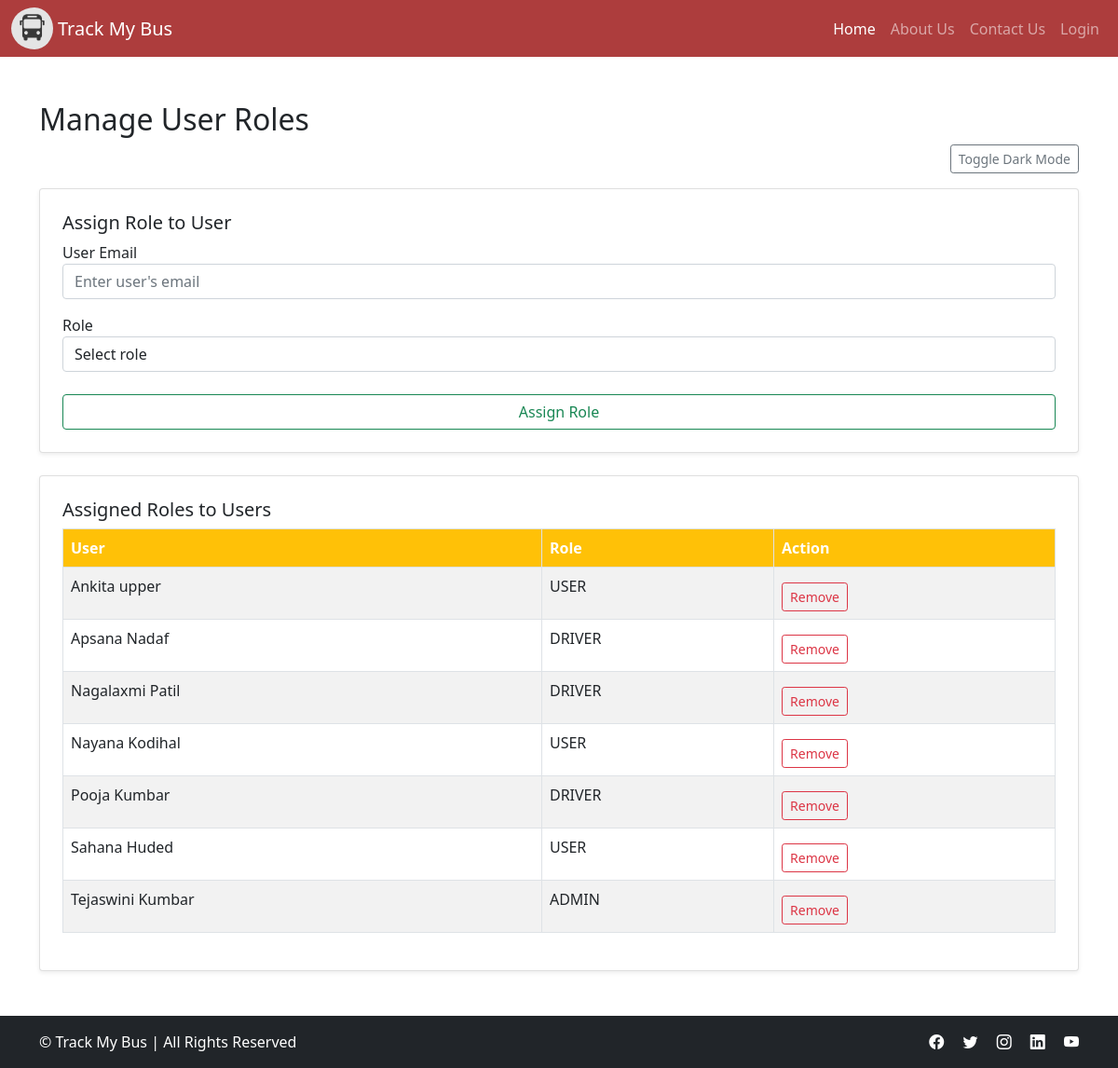
Page /manage_roles.php on the committed database.
### tables this page shows
CREATE TABLE `users_roles` (
  `user_id` bigint(20) UNSIGNED NOT NULL,
  `role_id` bigint(20) UNSIGNED NOT NULL
);

CREATE TABLE `users` (
  `id` bigint(20) UNSIGNED NOT NULL,
  `phone_number` varchar(20) NOT NULL,
  `email` varchar(256) NOT NULL,
  `password` varchar(64) NOT NULL,
  `first_name` varchar(25) NOT NULL,
  `last_name` varchar(25) NOT NULL,
  `created_at` timestamp NOT NULL DEFAULT current_timestamp(),
  `bus_id` int(11) DEFAULT NULL
);

CREATE TABLE `roles` (
  `id` bigint(20) UNSIGNED NOT NULL,
  `name` varchar(45) NOT NULL
);

### manage_roles.php (the view, shortened to what this page needs)
<?php
include 'header.php';
include 'dbconfig.php';
$assignedRoles = $conn->query("
    SELECT ur.user_id, ur.role_id, r.name AS role_name, u.first_name, u.last_name
    FROM users_roles ur
    JOIN users u ON ur.user_id = u.id
    JOIN roles r ON ur.role_id = r.id
    ORDER BY u.first_name
")->fetchAll(PDO::FETCH_ASSOC);
?>
<div class="container mt-5">
    <h2>Manage User Roles</h2>
    <div class="d-flex justify-content-end mb-3">
    <button class="btn btn-sm btn-outline-secondary" id="toggleDarkMode">Toggle Dark Mode</button>
</div>
    <form method="post" class="card p-4 shadow-sm mb-4">
        <h5>Assign Role to User</h5>
        <div class="mb-3">
            <label>User Email</label>
            <input type="email" name="email" class="form-control" required placeholder="Enter user's email">
        </div>
        <div class="mb-3">
            <label>Role</label>
            <select name="role_id" class="form-control" required>
                <option value="">Select role</option>
            </select>
        </div>
        <button type="submit" name="assign_role" class="btn btn-outline-success mt-2">Assign Role</button>
    </form>
    <div class="card p-4 shadow-sm mb-5">
        <h5>Assigned Roles to Users</h5>
        <table class="table table-bordered table-striped">
            <thead class="bg-warning text-white">
                <tr>
                    <th>User</th>
                    <th>Role</th>
                    <th>Action</th>
                </tr>
            </thead>
            <tbody>
                <?php foreach ($assignedRoles as $row): ?>
                    <tr>
                        <td><?= htmlspecialchars($row['first_name'] . ' ' . $row['last_name']) ?></td>
                        <td><?= htmlspecialchars($row['role_name']) ?></td>
                        <td>
                            <button class="btn btn-sm btn-outline-danger mt-2" data-bs-toggle="modal" data-bs-target="#confirmRemoveModal"
                                data-user-id="<?= $row['user_id'] ?>" data-role-id="<?= $row['role_id'] ?>">
                                Remove
                            </button>
                        </td>
                    </tr>
                <?php endforeach; ?>
            </tbody>
        </table>
    </div>
</div>
<?php
include 'footer.php';
?>

### header.php (shortened to what this page needs)
<?php
$isLoggedIn = isset($_SESSION['username']);
$pageTitle = isset($pageTitle) ? $pageTitle : "Home | Track My Bus";
?>
<!DOCTYPE html>
<html lang="en">
<head>
    <link rel="stylesheet" href="css/app.css" />
    <link href="https://cdn.jsdelivr.net/npm/bootstrap@5.0.2/dist/css/bootstrap.min.css" rel="stylesheet">
    <link rel="stylesheet" href="https://cdn.jsdelivr.net/npm/bootstrap-icons@1.10.5/font/bootstrap-icons.css">
    <link href="https://cdn.jsdelivr.net/npm/aos@2.3.4/dist/aos.css" rel="stylesheet">
<link rel="stylesheet" href="https://cdn.jsdelivr.net/npm/bootstrap-icons@1.10.5/font/bootstrap-icons.css">
</head>
<body>
    <nav class="navbar navbar-expand-lg navbar-dark bg-warning"
      style="background-color:rgb(173, 61, 61) !important;">
        <div class="container-fluid">
        <a href="index.php"> <img src="img/bus_logo.jpeg" style=" width: 50px; border-radius:50%; padding-right:5px" alt="Logo"> </a>
            <a class="navbar-brand" href="index.php">Track My Bus</a>
            <div class="collapse navbar-collapse" id="navbarNav">
                <ul class="navbar-nav ms-auto">
                    <li class="nav-item">
                        <a class="nav-link <?= isset($pageTitle) && strpos($pageTitle, 'Home') !== false ? 'active' : ''; ?>" href="index.php">Home</a>
                    </li>
                     <li class="nav-item">
                        <a class="nav-link <?= isset($pageTitle) && strpos($pageTitle, 'About') !== false ? 'active' : ''; ?>" href="aboutUs.php">About Us</a>
                    </li>
					<li class="nav-item">
                        <a class="nav-link <?= isset($pageTitle) && strpos($pageTitle, 'Contact') !== false ? 'active' : ''; ?>" href="contactUs.php">Contact Us</a>
                    </li>
                    <?php if ($isLoggedIn): ?>
                        <?php
                        $hrefValue='#';
                        $username=isset($_SESSION['displayName'])?$_SESSION['displayName'] : 'Guest';
                        $initial = strtoupper(substr($username, 0, 1));
                        if (isset($_SESSION['roles']) && in_array('ADMIN',$_SESSION['roles']))  {
                            $hrefValue = 'adminDashboard.php';
                        }
                        else if (isset($_SESSION['roles']) && in_array('USER',$_SESSION['roles']))  {
                             $hrefValue ='userDashboard.php';
                        }
                         else if (isset($_SESSION['roles']) && in_array('DRIVER',$_SESSION['roles']))  {
                             $hrefValue ='driverDashboard.php';
                         }
                        ?>
                       <li class="nav-item">
                        <a class="nav-link <?= isset($pageTitle) && strpos($pageTitle, 'Dashboard') !== false ? 'active' : ''; ?>"
                        href="<?=$hrefValue ?>" >Dash Board</a>
                    </li>
                        <li class="nav-item dropdown">
                            <a class="nav-link dropdown-toggle d-flex align-items-center" href="#" id="navbarDropdown" role="button" data-bs-toggle="dropdown" aria-expanded="false">
                                <div class="avatar-circle me-2" style="width: 32px; height: 32px; border-radius: 50%; background-color: #6c757d; color: white; display: flex; align-items: center; justify-content: center; font-weight: bold;">
                                    <?= $initial; ?>
                                </div>
                                <span><?=htmlspecialchars($username);?></span>
                            </a>
                            <ul class="dropdown-menu dropdown-menu-end" aria-labelledby="navbarDropdown">
                                <li><a class="dropdown-item" href="profile.php"><i class="bi bi-person me-2"></i>Profile Settings</a></li>
                                <li><a class="dropdown-item" href="logout.php"><i class="bi bi-box-arrow-right me-2"></i>Sign Out</a></li>
                            </ul>
                        </li>
                    <?php else: ?>
                        <li class="nav-item">
                            <a class="nav-link <?= isset($pageTitle) && strpos($pageTitle, 'Login') !== false ? 'active' : ''; ?>" href="login.php">Login</a>
                        </li>
                    <?php endif; ?>
                </ul>
            </div>
        </div>
    </nav>

### footer.php (shortened to what this page needs)
 <footer class="bg-dark text-white py-3">
  <div class="container">
    <div class="d-flex flex-column flex-md-row justify-content-between align-items-center">
      <p class="mb-2 mb-md-0">&copy;  Track My Bus | All Rights Reserved</p>
      <div>
        <a href="#" class="text-white me-3"><i class="bi bi-facebook"></i></a>
        <a href="#" class="text-white me-3"><i class="bi bi-twitter"></i></a>
        <a href="#" class="text-white me-3"><i class="bi bi-instagram"></i></a>
        <a href="#" class="text-white me-3"><i class="bi bi-linkedin"></i></a>
        <a href="#" class="text-white"><i class="bi bi-youtube"></i></a>
      </div>
    </div>
  </div>
</footer>
 </body>
</html>

### css/app.css (style rules this page uses)
html, body { height: 100%; margin: 0; display: flex; flex-direction: column; }
body { flex: 1; }
footer { margin-top: auto; }

### header.php (style rules this page uses)
form.card { transition: box-shadow 0.3s ease, transform 0.3s ease; }
input.form-control { transition: border-color 0.3s ease, box-shadow 0.3s ease; }
.btn { transition: all 0.3s ease-in-out; }
table tbody tr { transition: background-color 0.3s ease, transform 0.3s ease; }
form.card { animation: fadeInUp 0.6s ease; }
table tbody tr { transition: all 0.3s ease; }
.btn { transition: transform 0.2s ease, box-shadow 0.2s ease; }
.container h2 { animation: fadeInUp 0.6s ease-out; }
.card { transition: transform 0.3s ease, box-shadow 0.3s ease; animation: fadeInUp 0.8s ease-out; }
.btn { transition: transform 0.2s ease; }

### manage_roles.php (style rules this page uses)
.card, .alert, .toast { animation: fadeIn 0.5s ease-in-out; }

### rows in the picture
users_roles: user.last_name "Ankita upper", role.name "USER"
users_roles: user.last_name "Apsana Nadaf", role.name "DRIVER"
users_roles: user.last_name "Nagalaxmi Patil", role.name "DRIVER"
users_roles: user.last_name "Nayana Kodihal", role.name "USER"
users_roles: user.last_name "Pooja Kumbar", role.name "DRIVER"
users_roles: user.last_name "Sahana Huded", role.name "USER"
users_roles: user.last_name "Tejaswini Kumbar", role.name "ADMIN"
